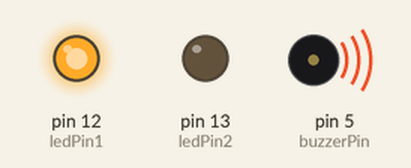
Recording of a sketch running on a simulated Arduino Uno, built with avr-gcc and run on an emulated ATmega328P. On the bench: output pins drawn as LEDs (lit = HIGH), buzzer (waves = sounding).

Above: at 0.2 s.
At 8.9 s:
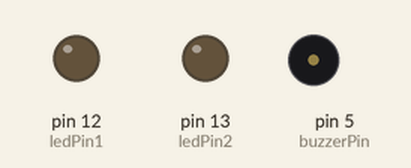
At 27.2 s:
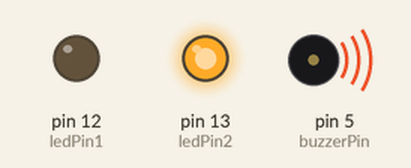
Timing chart, 0 to 32.3 s (numbered marks = the images above):
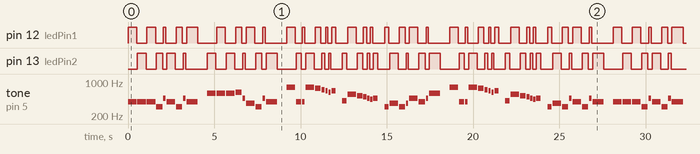

Measured:
- by itself, pin 12 (ledPin1), pin 13 (ledPin2): moves between LOW and HIGH, repeating every 28.1 s
- by itself, tone on pin 5 (buzzerPin): plays 391 Hz for 0.50 s, 391 Hz for 0.50 s, 391 Hz for 0.50 s, 311 Hz for 0.35 s, 466 Hz for 0.15 s, 391 Hz for 0.50 s … (306 notes in this stretch)

The sketch:

Musica_StarWrs.ino
```cpp
const int d = 294;
const int dS = 311;
const int e = 329;
const int f = 349;
const int fS = 370;
const int g = 391;
const int gS = 415;
const int a = 440;
const int aS = 466;
const int aSL = 233;
const int b = 494;
const int bH = 932;
const int cH = 523;
const int cSH = 554;
const int dH = 587;
const int dSH = 622;
const int eH = 659;
const int fH = 698;
const int fSH = 740;
const int fSL = 185;
const int gH = 784;
const int gSH = 830;
const int aH = 880;

const int buzzerPin = 5;
const int ledPin1 = 12;
const int ledPin2 = 13;

int counter = 0;

void setup()
{
//Setup pin modes
pinMode(buzzerPin, OUTPUT);
pinMode(ledPin1, OUTPUT);
pinMode(ledPin2, OUTPUT);
}

void loop()
{

//Play first section
firstSection();


}

void beep(int note, int duration)
{
//Play tone on buzzerPin
tone(buzzerPin, note, duration);

//Play different LED depending on value of 'counter'
if(counter % 2 == 0)
{
digitalWrite(ledPin1, HIGH);
delay(duration);
digitalWrite(ledPin1, LOW);
}else
{
digitalWrite(ledPin2, HIGH);
delay(duration);
digitalWrite(ledPin2, LOW);
}

//Stop tone on buzzerPin
noTone(buzzerPin);

delay(50);

//Increment counter
counter++;
}

void firstSection()
{

beep(g, 500);
beep(g, 500);
beep(g, 500);
beep(dS, 350);
beep(aS, 150);
beep(g, 500);
beep(dS, 350);
beep(aS, 150);
beep(g, 650);

delay(500);

beep(dH, 500);
beep(dH, 500);
beep(dH, 500);
beep(dSH, 350);
beep(aS, 150);
beep(fS, 500);
beep(dS, 350);
beep(aS, 150);
beep(g, 650);

delay(500);

beep(gH, 500);
beep(g, 300);
beep(g, 150);
beep(gH, 500);
beep(fSH, 325);
beep(fH, 175);
beep(eH, 125);
beep(dSH, 125);
beep(eH, 250);

delay(325);

beep(gS, 250);
beep(cSH, 500);
beep(cH, 325);
beep(b, 175);
beep(aS, 125);
beep(a, 125);
beep(aS, 250);

delay(350);

beep(dS, 250);
beep(fS, 500);
beep(dS, 350);
beep(fS, 125);
beep(aS, 500);
beep(g, 375);
beep(aS, 125);
beep(dH, 650);

delay(500);

beep(gH, 500);
beep(g, 300);
beep(g, 150);
beep(gH, 500);
beep(fSH, 325);
beep(fH, 175);
beep(eH, 125);
beep(dSH, 125);
beep(eH, 250);

delay(325);

beep(gS, 250);
beep(cSH, 500);
beep(cH, 325);
beep(b, 175);
beep(aS, 125);
beep(a, 125);
beep(aS, 250);

delay(350);

beep(dS, 250);
beep(fS, 500);
beep(dS, 350);
beep(aS, 150);
beep(g, 500);
beep(dS, 350);
beep(aS, 150);
beep(g, 650);

delay(500);

}
```
